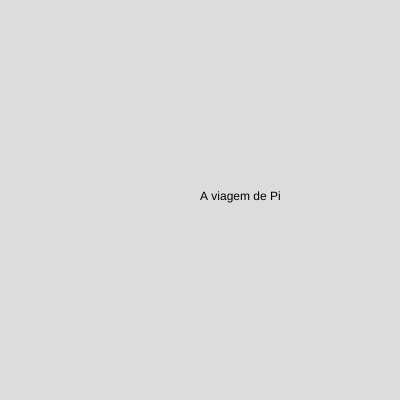
Frame 1 (no input)
Frame 60 (no input): identical to frame 1, image omitted
Frame 120 (the mouse pressed at the canvas centre since frame 60): identical to frame 1, image omitted

The p5.js sketch that drew this single still picture (run headless with seeded random() and noise() and a simulated clock; from frame 60 on, the mouse is pressed at the canvas centre):

// p5.js sketch
// ── sketch.js
// fantasia, aventura, drama

// a viagem de chihiro, LIVRE, fantasia, aventura
// paddington, LIVRE, fantasia, aventura
// as aventuras de pi, 10, drama, fantasia, aventura
// depois da chuva, 10, drama
// guardiões da galáxia, 12, fantasia, aventura
// ladrões de bicicleta, 12, drama
// o menino que descobriu o vento, 14, drama

function setup() {
  createCanvas(400, 400);
}

function draw() {
  background(220);
  let idade = 15; // Exemplo de idade
  let recomendacao = geraRecomendacao(idade)
  text(recomendacao, width/2, height/2);
  let campoIdade;
}

function geraRecomendacao(idade) {
  if (idade >= 10) {
    return "A viagem de Pi";
  }
  else {
    return "A viagem de Chiriro";
  }
}
